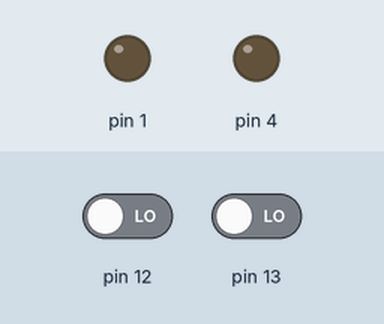
The sketch below on a simulated Arduino Uno, built with avr-gcc and run on an emulated ATmega328P. Shown: output pins drawn as LEDs (lit = HIGH). The inputs (shaded band) are chosen by the test bench; at power-on: pin 12 LOW, pin 13 LOW.

Above: at 1.2 s.
1.3 s: pin 12 driven HIGH
At 2.0 s:
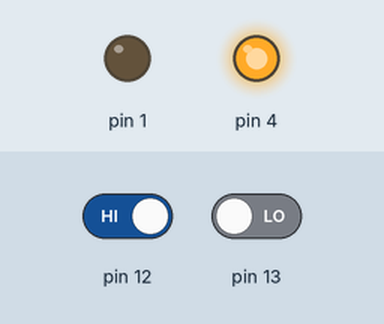
2.8 s: pin 13 driven HIGH
At 3.1 s:
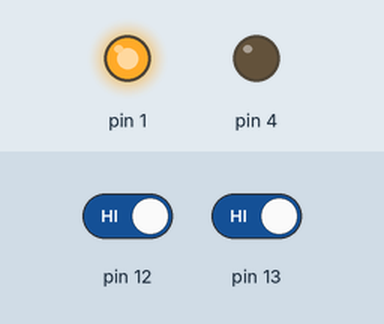
4.3 s: pin 13 driven LOW
At 5.5 s:
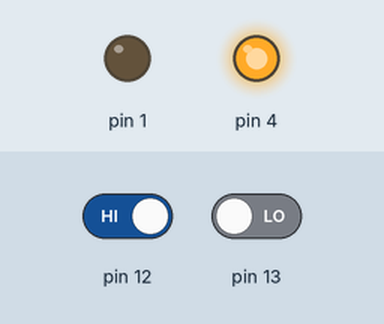
5.8 s: pin 12 driven LOW
At 6.6 s:
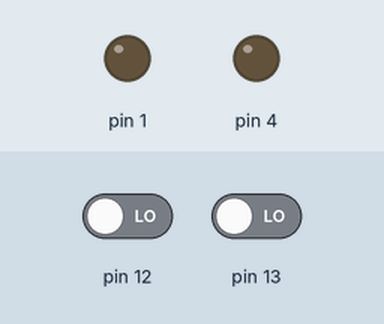
Timing chart, 0 to 8.3 s (numbered marks = the images above; inputs shaded):
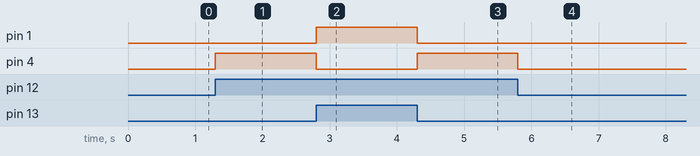

Measured:
- after the input at 1.3 s, pin 4: LOW → HIGH at once
- after the input at 2.8 s, pin 1: LOW → HIGH at once; pin 4: HIGH → LOW at once
- after the input at 4.3 s, pin 1: HIGH → LOW at once; pin 4: LOW → HIGH at once
- after the input at 5.8 s, pin 4: HIGH → LOW at once

The sketch:

sketch_sep02c.ino
```cpp
byte a,b,c,bo,d,e,f;
void setup() {
  pinMode(13,INPUT);//a
  pinMode(12,INPUT);//b
  pinMode(4,OUTPUT);
  pinMode(1,OUTPUT);
}

void loop() {
  a=digitalRead(13);
  b=digitalRead(12);
  e=!a;
  f=!b;

 digitalWrite(4,a^b);
 digitalWrite(1,a&b);


}
```
